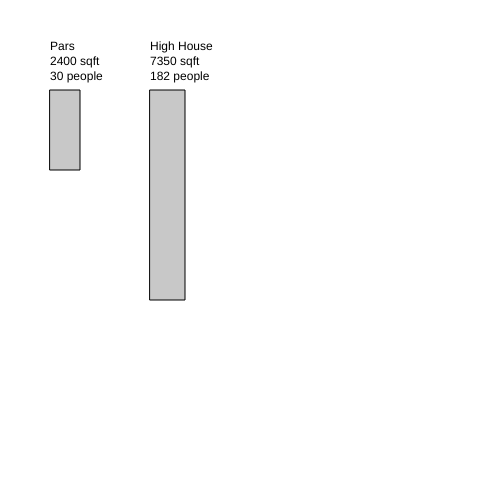
Frame 1 (no input)
Frame 60 (no input): identical to frame 1, image omitted
Frame 120 (the mouse pressed at the canvas centre since frame 60): identical to frame 1, image omitted

The p5.js sketch that drew this single still picture (run headless with seeded random() and noise() and a simulated clock; from frame 60 on, the mouse is pressed at the canvas centre):

// p5.js sketch
// ── sketch.js
function _0x21ff(){const _0x8da6c3=['3284055ayMLsZ','bwQoz','hBvQl','576FOfifi','SINNO','3808808mbYYLB','\x20people','23300ExjBSY','3951190pjpqqh','130uPTavr','2790464PWriDY','fKixT','HOphK','rxVtq','GBiXY','KqnSq','OKKHz','Cywtd','1455030subJyL','621747ngrApa','KWidU','Pars','7bvAZwh'];_0x21ff=function(){return _0x8da6c3;};return _0x21ff();}(function(_0x2bdb00,_0x61f2cf){const _0x3b11a8=_0x132d,_0x453856=_0x2bdb00();while(!![]){try{const _0xee73b4=-parseInt(_0x3b11a8(0x12b))/(0x5*0x35e+0x21e7+-0x32bc)+parseInt(_0x3b11a8(0x121))/(-0x49*-0x18+0x1c12+-0x45d*0x8)+-parseInt(_0x3b11a8(0x119))/(0x1bf7+0x852+0x1223*-0x2)+parseInt(_0x3b11a8(0x123))/(0xb7b+0x8ff*-0x1+-0x4*0x9e)+-parseInt(_0x3b11a8(0x120))/(-0x145+-0xb3f+0xc89)*(-parseInt(_0x3b11a8(0x11c))/(0x1519*0x1+0x162d*0x1+-0x2*0x15a0))+-parseInt(_0x3b11a8(0x118))/(-0x4*-0x1d0+-0xc1*-0x3+-0x2*0x4be)*(parseInt(_0x3b11a8(0x11e))/(-0x1269+-0x179c*-0x1+-0x52b))+-parseInt(_0x3b11a8(0x12c))/(-0x2c9+-0x15*0x1c2+0x27bc)*(-parseInt(_0x3b11a8(0x122))/(0x8e*0x16+0x1*0x251+-0xe7b));if(_0xee73b4===_0x61f2cf)break;else _0x453856['push'](_0x453856['shift']());}catch(_0x17895a){_0x453856['push'](_0x453856['shift']());}}}(_0x21ff,0x188f15+0x5e2a3+-0xf4b76));function setup(){const _0x74078=_0x132d,_0x5c980e={'dFoYC':function(_0x76e327,_0x3f3525,_0x1d2e2d,_0x1c3f04,_0x1ba5d9,_0x420335,_0x4fd05b){return _0x76e327(_0x3f3525,_0x1d2e2d,_0x1c3f04,_0x1ba5d9,_0x420335,_0x4fd05b);},'rxVtq':_0x74078(0x117),'KqnSq':function(_0x4a5269,_0x87bda5,_0x4429b0,_0x578e54,_0x469323,_0x16aa99,_0x59af00){return _0x4a5269(_0x87bda5,_0x4429b0,_0x578e54,_0x469323,_0x16aa99,_0x59af00);},'oGixB':'High\x20House'};createCanvas(-0x16f8+-0xdc7*-0x1+0x3b7*0x3,0xa13*-0x2+0x6d*0x30+-0x3*-0x8e),_0x5c980e['dFoYC'](displayDorm,0x2*0xa0+0x14aa+0xa*-0x22c,-0x719+-0xc0c+0x1357,0x3*-0x233+-0xdaa+-0x6f*-0x2f,-0x1ce3+-0x1*0x9a4+0x26d7,-0x8ad*-0x1+0x3b*-0x61+0xdaf,_0x5c980e[_0x74078(0x126)]),_0x5c980e[_0x74078(0x128)](displayDorm,-0x1a28+0x21*-0xa+-0xc*-0x256,0xe*0x26e+-0x29+0x1*-0x21a9,-0x31+-0x20*0x1f+0x434,-0x1e2a+-0x16ac+0x35a8,0xb*-0x298+0x3*-0x1e4+0x2236,_0x5c980e['oGixB']);}function _0x132d(_0x1a063a,_0x7979d9){const _0x282571=_0x21ff();return _0x132d=function(_0x5ea5c9,_0x3639c1){_0x5ea5c9=_0x5ea5c9-(0x10aa+0x1d3+-0x8b3*0x2);let _0x47327d=_0x282571[_0x5ea5c9];return _0x47327d;},_0x132d(_0x1a063a,_0x7979d9);}function draw(){}function displayDorm(_0x5e5221,_0x5a32c1,_0x35e7bf,_0x52274d,_0x5b2015,_0x4ad62c){const _0x361a56=_0x132d,_0x65cb74={'HOphK':function(_0x1488a4,_0x10e909){return _0x1488a4(_0x10e909);},'GBiXY':function(_0x442549,_0xb14e33,_0x167d7a,_0x2f29b3){return _0x442549(_0xb14e33,_0x167d7a,_0x2f29b3);},'IFZKS':function(_0x69efdf,_0x18bbc5){return _0x69efdf*_0x18bbc5;},'OKKHz':'\x20sqft','KWidU':function(_0x2b044d,_0x12f1c4){return _0x2b044d+_0x12f1c4;},'hBvQl':function(_0x5bce3b,_0x385af1){return _0x5bce3b+_0x385af1;},'kcuPN':_0x361a56(0x11f),'bwQoz':function(_0xe20979,_0x11fdf4,_0x33b8f2,_0x3b0b91,_0x59d6ad){return _0xe20979(_0x11fdf4,_0x33b8f2,_0x3b0b91,_0x59d6ad);}};let _0x411a50=getOccupancy(_0x35e7bf,_0x52274d,_0x5b2015);_0x65cb74['HOphK'](fill,0x1266+-0x4a+-0x121c),_0x65cb74[_0x361a56(0x127)](text,_0x4ad62c,_0x5e5221,_0x5a32c1),_0x65cb74[_0x361a56(0x127)](text,_0x65cb74[_0x361a56(0x125)](round,_0x65cb74['IFZKS'](_0x35e7bf,_0x52274d))+_0x65cb74[_0x361a56(0x129)],_0x5e5221,_0x65cb74[_0x361a56(0x12d)](_0x5a32c1,-0x1ba8+0x1672+0x13*0x47)),_0x65cb74['GBiXY'](text,_0x65cb74['hBvQl'](_0x411a50,_0x65cb74['kcuPN']),_0x5e5221,_0x65cb74['hBvQl'](_0x5a32c1,-0x67f*-0x2+-0xc52+-0x1*0x8e)),fill(0x31*-0x3+-0x1ef2+0x1*0x204d),_0x65cb74[_0x361a56(0x11a)](rect,_0x5e5221,_0x65cb74[_0x361a56(0x11b)](_0x5a32c1,0xae*0xf+0xc9*-0x2b+0x17b9),_0x35e7bf,_0x52274d);}function getOccupancy(_0x3cc962,_0x1a20a8,_0x23bb98){const _0x3d3b06=_0x132d,_0x30a3ed={'Cywtd':function(_0x40630d,_0x276932){return _0x40630d*_0x276932;},'SINNO':function(_0x552ada,_0x2e5224){return _0x552ada(_0x2e5224);},'lKPYG':function(_0x89b2dd,_0x585ab6){return _0x89b2dd/_0x585ab6;},'fKixT':function(_0xc2aede,_0x22ebe0){return _0xc2aede*_0x22ebe0;}};return _0x30a3ed[_0x3d3b06(0x12a)](_0x23bb98,_0x30a3ed[_0x3d3b06(0x11d)](floor,_0x30a3ed['lKPYG'](_0x30a3ed[_0x3d3b06(0x124)](_0x3cc962,_0x1a20a8),0x2*0xcb9+-0x38b*0x5+-0x76b)));}
